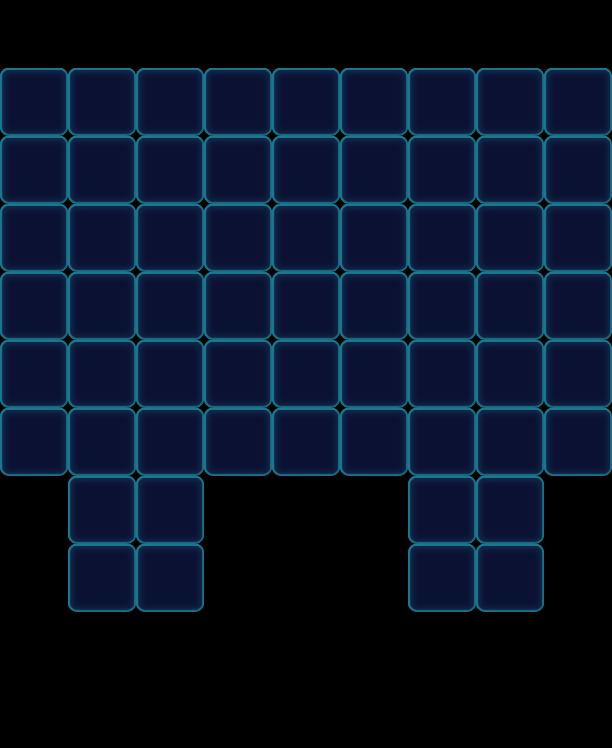

Tiled map render using the project's own tile images. Description and the map definition, with tile-layer contents summarised, below:
An orthogonal 9x11 tile map with 68x68 px tiles, 1 tile layer (Valid), 2 tilesets and 71 objects (36x Monster, 18x Stone, 9x Factory_Normal, 8x Boss).

<map version="1.0" orientation="orthogonal" width="9" height="11" tilewidth="68" tileheight="68">
 <tileset firstgid="1" name="game_grid1" tilewidth="68" tileheight="68">
  <image source="game_grid1.png" width="68" height="68" />
 </tileset>
 <tileset firstgid="2" name="map" tilewidth="68" tileheight="68">
  <image source="map.png" width="1024" height="1024" />
 </tileset>
 <layer name="Valid" width="9" height="11">
  <data>[99 cells, 62 non-empty, 1 distinct tile ids]</data>
 </layer>
 <objectgroup name="BottomObj" width="9" height="11" />
 <objectgroup name="MiddleObj" width="9" height="11">
  <object name="34" type="Monster" gid="18" x="68" y="272">
   <properties>
    <property name="Bubble" value="1" />
    <property name="Color" value="Pink" />
   </properties>
  </object>
  <object name="34" type="Monster" gid="18" x="0" y="272">
   <properties>
    <property name="Color" value="Pink" />
   </properties>
  </object>
  <object name="34" type="Monster" gid="18" x="136" y="204">
   <properties>
    <property name="Color" value="Pink" />
   </properties>
  </object>
  <object name="34" type="Monster" gid="18" x="408" y="204">
   <properties>
    <property name="Color" value="Pink" />
   </properties>
  </object>
  <object name="34" type="Monster" gid="18" x="476" y="272">
   <properties>
    <property name="Bubble" value="1" />
    <property name="Color" value="Pink" />
   </properties>
  </object>
  <object name="34" type="Monster" gid="18" x="544" y="340">
   <properties>
    <property name="Color" value="Pink" />
   </properties>
  </object>
  <object name="34" type="Monster" gid="18" x="544" y="136">
   <properties>
    <property name="Color" value="Pink" />
   </properties>
  </object>
  <object name="32" type="Monster" gid="2" x="0" y="408">
   <properties>
    <property name="Color" value="Blue" />
   </properties>
  </object>
  <object name="32" type="Monster" gid="2" x="136" y="340">
   <properties>
    <property name="Color" value="Blue" />
   </properties>
  </object>
  <object name="32" type="Monster" gid="2" x="0" y="204">
   <properties>
    <property name="Color" value="Blue" />
   </properties>
  </object>
  <object name="32" type="Monster" gid="2" x="68" y="136">
   <properties>
    <property name="Color" value="Blue" />
   </properties>
  </object>
  <object name="32" type="Monster" gid="2" x="408" y="340">
   <properties>
    <property name="Color" value="Blue" />
   </properties>
  </object>
  <object name="32" type="Monster" gid="2" x="544" y="272">
   <properties>
    <property name="Color" value="Blue" />
   </properties>
  </object>
  <object name="32" type="Monster" gid="2" x="544" y="476">
   <properties>
    <property name="Color" value="Blue" />
   </properties>
  </object>
  <object name="52" type="Monster" gid="17" x="0" y="476">
   <properties>
    <property name="Color" value="Purple" />
   </properties>
  </object>
  <object name="52" type="Monster" gid="17" x="136" y="476">
   <properties>
    <property name="Color" value="Purple" />
   </properties>
  </object>
  <object name="52" type="Monster" gid="17" x="68" y="408">
   <properties>
    <property name="Color" value="Purple" />
   </properties>
  </object>
  <object name="52" type="Monster" gid="17" x="136" y="136">
   <properties>
    <property name="Color" value="Purple" />
   </properties>
  </object>
  <object name="52" type="Monster" gid="17" x="408" y="136">
   <properties>
    <property name="Color" value="Purple" />
   </properties>
  </object>
  <object name="52" type="Monster" gid="17" x="476" y="204">
   <properties>
    <property name="Color" value="Purple" />
   </properties>
  </object>
  <object name="52" type="Monster" gid="17" x="476" y="408">
   <properties>
    <property name="Bubble" value="1" />
    <property name="Color" value="Purple" />
   </properties>
  </object>
  <object name="25" type="Monster" gid="3" x="68" y="476">
   <properties>
    <property name="Color" value="Green" />
   </properties>
  </object>
  <object name="25" type="Monster" gid="3" x="0" y="340">
   <properties>
    <property name="Bubble" value="1" />
    <property name="Color" value="Green" />
   </properties>
  </object>
  <object name="25" type="Monster" gid="3" x="136" y="272">
   <properties>
    <property name="Color" value="Green" />
   </properties>
  </object>
  <object name="25" type="Monster" gid="3" x="68" y="204">
   <properties>
    <property name="Color" value="Green" />
   </properties>
  </object>
  <object name="25" type="Monster" gid="3" x="408" y="408">
   <properties>
    <property name="Color" value="Green" />
   </properties>
  </object>
  <object name="25" type="Monster" gid="3" x="476" y="340">
   <properties>
    <property name="Color" value="Green" />
   </properties>
  </object>
  <object name="25" type="Monster" gid="3" x="476" y="136">
   <properties>
    <property name="Color" value="Green" />
   </properties>
  </object>
  <object name="32" type="Monster" gid="19" x="68" y="340">
   <properties>
    <property name="Color" value="Yellow" />
   </properties>
  </object>
  <object name="32" type="Monster" gid="19" x="136" y="408">
   <properties>
    <property name="Bubble" value="1" />
    <property name="Color" value="Yellow" />
   </properties>
  </object>
  <object name="32" type="Monster" gid="19" x="0" y="136">
   <properties>
    <property name="Color" value="Yellow" />
   </properties>
  </object>
  <object name="32" type="Monster" gid="19" x="544" y="408">
   <properties>
    <property name="Color" value="Yellow" />
   </properties>
  </object>
  <object name="32" type="Monster" gid="19" x="544" y="204">
   <properties>
    <property name="Color" value="Yellow" />
   </properties>
  </object>
  <object name="32" type="Monster" gid="19" x="476" y="476">
   <properties>
    <property name="Color" value="Yellow" />
   </properties>
  </object>
  <object name="32" type="Monster" gid="19" x="408" y="272">
   <properties>
    <property name="Bubble" value="1" />
    <property name="Color" value="Yellow" />
   </properties>
  </object>
  <object name="32" type="Monster" gid="19" x="408" y="476">
   <properties>
    <property name="Color" value="Yellow" />
   </properties>
  </object>
 </objectgroup>
 <objectgroup color="#000000" name="TopObj" width="9" height="11">
  <object name="10" type="Boss" x="68" y="476" width="68" height="68">
   <properties>
    <property name="BossName" value="ColorLeft" />
    <property name="BossType" value="ColorBoss" />
    <property name="BossTypeConfig" value="Blue,Green,Yellow,Pink,Purple" />
   </properties>
  </object>
  <object name="10" type="Boss" x="408" y="476" width="68" height="68">
   <properties>
    <property name="BossName" value="ColorRight" />
    <property name="BossType" value="ColorBoss" />
    <property name="BossTypeConfig" value="Blue,Green,Yellow,Pink,Purple" />
   </properties>
  </object>
  <object type="Stone" gid="34" x="272" y="136">
   <properties>
    <property name="Layers" value="1" />
   </properties>
  </object>
  <object type="Stone" gid="34" x="272" y="204">
   <properties>
    <property name="Layers" value="1" />
   </properties>
  </object>
  <object type="Stone" gid="34" x="272" y="272">
   <properties>
    <property name="Layers" value="1" />
   </properties>
  </object>
  <object type="Stone" gid="34" x="272" y="340">
   <properties>
    <property name="Layers" value="1" />
   </properties>
  </object>
  <object type="Stone" gid="34" x="272" y="408">
   <properties>
    <property name="Layers" value="1" />
   </properties>
  </object>
  <object type="Stone" gid="34" x="272" y="476">
   <properties>
    <property name="Layers" value="1" />
   </properties>
  </object>
  <object type="Stone" gid="34" x="204" y="476">
   <properties>
    <property name="Layers" value="1" />
   </properties>
  </object>
  </objectgroup>
</map>
<!-- 26 of 71 objects omitted -->
